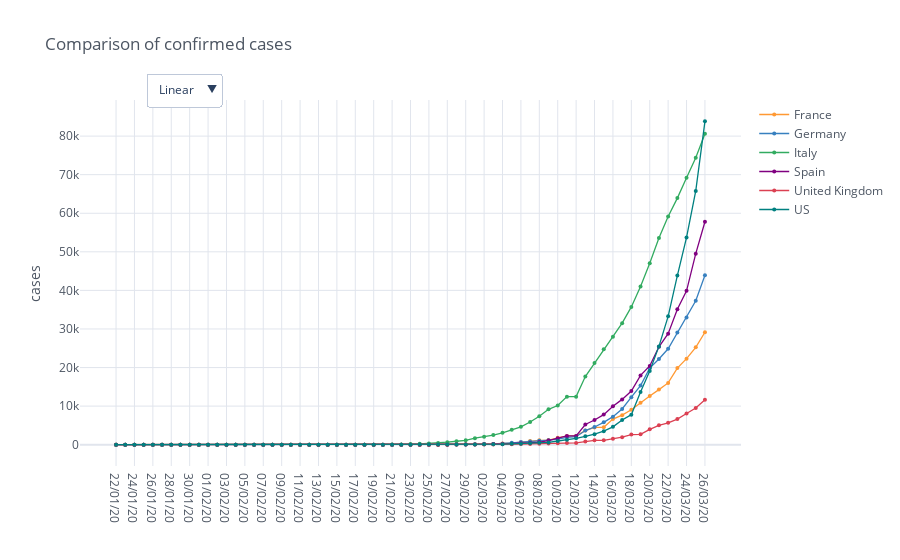

Notebook source saved alongside this figure:
### Code cell
countries = ['Germany', 'France', 'Italy', 'Spain', 'US', 'United Kingdom']

confirmed_cases_countries = io.world_load_cases(io.get_filename_confirmed_cases(), countries)

fig = mp.iplot_comparative_plot(confirmed_cases_countries, title='Comparison of confirmed cases', size=4, yTitle='cases', mode='lines+markers', asFigure=True)
fig.show()

### Figure 1 — Plotly figure (JSON) as saved in the notebook; plotly's stock layout.template omitted (floating-point values rounded to 4 significant figures)
{"data": [{"line": {"color": "rgba(255, 153, 51, 1.0)", "dash": "solid", "shape": "linear", "width": 1.3}, "marker": {"size": 4, "symbol": "circle"}, "mode": "lines+markers", "name": "France", "text": "", "type": "scatter", "x": ["22/01/20", "23/01/20", "24/01/20", "25/01/20", "26/01/20", "27/01/20", "28/01/20", "29/01/20", "30/01/20", "31/01/20", "01/02/20", "02/02/20", "03/02/20", "04/02/20", "05/02/20", "06/02/20", "07/02/20", "08/02/20", "09/02/20", "10/02/20", "11/02/20", "12/02/20", "13/02/20", "14/02/20", "15/02/20", "16/02/20", "17/02/20", "18/02/20", "19/02/20", "20/02/20", "21/02/20", "22/02/20", "23/02/20", "24/02/20", "25/02/20", "26/02/20", "27/02/20", "28/02/20", "29/02/20", "01/03/20", "02/03/20", "03/03/20", "04/03/20", "05/03/20", "06/03/20", "07/03/20", "08/03/20", "09/03/20", "10/03/20", "11/03/20", "12/03/20", "13/03/20", "14/03/20", "15/03/20", "16/03/20", "17/03/20", "18/03/20", "19/03/20", "20/03/20", "21/03/20", "22/03/20", "23/03/20", "24/03/20", "25/03/20", "26/03/20"], "y": [0, 0, 2, 3, 3, 3, 4, 5, 5, 5, 6, 6, 6, 6, 6, 6, 6, 11, 11, 11, 11, 11, 11, 11, 12, 12, 12, 12, 12, 12, 12, 12, 12, 12, 14, 18, 38, 57, 100, 130, 191, 204, 285, 377, 653, 949, 1126, 1209, 1784, 2281, 2281, 3661, 4469, 4499, 6633, 7652, 9043, 10871, 12612, 14282, 16018, 19856, 22304, 25233, 29155]}, {"line": {"color": "rgba(55, 128, 191, 1.0)", "dash": "solid", "shape": "linear", "width": 1.3}, "marker": {"size": 4, "symbol": "circle"}, "mode": "lines+markers", "name": "Germany", "text": "", "type": "scatter", "x": ["22/01/20", "23/01/20", "24/01/20", "25/01/20", "26/01/20", "27/01/20", "28/01/20", "29/01/20", "30/01/20", "31/01/20", "01/02/20", "02/02/20", "03/02/20", "04/02/20", "05/02/20", "06/02/20", "07/02/20", "08/02/20", "09/02/20", "10/02/20", "11/02/20", "12/02/20", "13/02/20", "14/02/20", "15/02/20", "16/02/20", "17/02/20", "18/02/20", "19/02/20", "20/02/20", "21/02/20", "22/02/20", "23/02/20", "24/02/20", "25/02/20", "26/02/20", "27/02/20", "28/02/20", "29/02/20", "01/03/20", "02/03/20", "03/03/20", "04/03/20", "05/03/20", "06/03/20", "07/03/20", "08/03/20", "09/03/20", "10/03/20", "11/03/20", "12/03/20", "13/03/20", "14/03/20", "15/03/20", "16/03/20", "17/03/20", "18/03/20", "19/03/20", "20/03/20", "21/03/20", "22/03/20", "23/03/20", "24/03/20", "25/03/20", "26/03/20"], "y": [0, 0, 0, 0, 0, 1, 4, 4, 4, 5, 8, 10, 12, 12, 12, 12, 13, 13, 14, 14, 16, 16, 16, 16, 16, 16, 16, 16, 16, 16, 16, 16, 16, 16, 17, 27, 46, 48, 79, 130, 159, 196, 262, 482, 670, 799, 1040, 1176, 1457, 1908, 2078, 3675, 4585, 5795, 7272, 9257, 12327, 15320, 19848, 22213, 24873, 29056, 32986, 37323, 43938]}, {"line": {"color": "rgba(50, 171, 96, 1.0)", "dash": "solid", "shape": "linear", "width": 1.3}, "marker": {"size": 4, "symbol": "circle"}, "mode": "lines+markers", "name": "Italy", "text": "", "type": "scatter", "x": ["22/01/20", "23/01/20", "24/01/20", "25/01/20", "26/01/20", "27/01/20", "28/01/20", "29/01/20", "30/01/20", "31/01/20", "01/02/20", "02/02/20", "03/02/20", "04/02/20", "05/02/20", "06/02/20", "07/02/20", "08/02/20", "09/02/20", "10/02/20", "11/02/20", "12/02/20", "13/02/20", "14/02/20", "15/02/20", "16/02/20", "17/02/20", "18/02/20", "19/02/20", "20/02/20", "21/02/20", "22/02/20", "23/02/20", "24/02/20", "25/02/20", "26/02/20", "27/02/20", "28/02/20", "29/02/20", "01/03/20", "02/03/20", "03/03/20", "04/03/20", "05/03/20", "06/03/20", "07/03/20", "08/03/20", "09/03/20", "10/03/20", "11/03/20", "12/03/20", "13/03/20", "14/03/20", "15/03/20", "16/03/20", "17/03/20", "18/03/20", "19/03/20", "20/03/20", "21/03/20", "22/03/20", "23/03/20", "24/03/20", "25/03/20", "26/03/20"], "y": [0, 0, 0, 0, 0, 0, 0, 0, 0, 2, 2, 2, 2, 2, 2, 2, 3, 3, 3, 3, 3, 3, 3, 3, 3, 3, 3, 3, 3, 3, 20, 62, 155, 229, 322, 453, 655, 888, 1128, 1694, 2036, 2502, 3089, 3858, 4636, 5883, 7375, 9172, 10149, 12462, 12462, 17660, 21157, 24747, 27980, 31506, 35713, 41035, 47021, 53578, 59138, 63927, 69176, 74386, 80589]}, {"line": {"color": "rgba(128, 0, 128, 1.0)", "dash": "solid", "shape": "linear", "width": 1.3}, "marker": {"size": 4, "symbol": "circle"}, "mode": "lines+markers", "name": "Spain", "text": "", "type": "scatter", "x": ["22/01/20", "23/01/20", "24/01/20", "25/01/20", "26/01/20", "27/01/20", "28/01/20", "29/01/20", "30/01/20", "31/01/20", "01/02/20", "02/02/20", "03/02/20", "04/02/20", "05/02/20", "06/02/20", "07/02/20", "08/02/20", "09/02/20", "10/02/20", "11/02/20", "12/02/20", "13/02/20", "14/02/20", "15/02/20", "16/02/20", "17/02/20", "18/02/20", "19/02/20", "20/02/20", "21/02/20", "22/02/20", "23/02/20", "24/02/20", "25/02/20", "26/02/20", "27/02/20", "28/02/20", "29/02/20", "01/03/20", "02/03/20", "03/03/20", "04/03/20", "05/03/20", "06/03/20", "07/03/20", "08/03/20", "09/03/20", "10/03/20", "11/03/20", "12/03/20", "13/03/20", "14/03/20", "15/03/20", "16/03/20", "17/03/20", "18/03/20", "19/03/20", "20/03/20", "21/03/20", "22/03/20", "23/03/20", "24/03/20", "25/03/20", "26/03/20"], "y": [0, 0, 0, 0, 0, 0, 0, 0, 0, 0, 1, 1, 1, 1, 1, 1, 1, 1, 2, 2, 2, 2, 2, 2, 2, 2, 2, 2, 2, 2, 2, 2, 2, 2, 6, 13, 15, 32, 45, 84, 120, 165, 222, 259, 400, 500, 673, 1073, 1695, 2277, 2277, 5232, 6391, 7798, 9942, 11748, 13910, 17963, 20410, 25374, 28768, 35136, 39885, 49515, 57786]}, {"line": {"color": "rgba(219, 64, 82, 1.0)", "dash": "solid", "shape": "linear", "width": 1.3}, "marker": {"size": 4, "symbol": "circle"}, "mode": "lines+markers", "name": "United Kingdom", "text": "", "type": "scatter", "x": ["22/01/20", "23/01/20", "24/01/20", "25/01/20", "26/01/20", "27/01/20", "28/01/20", "29/01/20", "30/01/20", "31/01/20", "01/02/20", "02/02/20", "03/02/20", "04/02/20", "05/02/20", "06/02/20", "07/02/20", "08/02/20", "09/02/20", "10/02/20", "11/02/20", "12/02/20", "13/02/20", "14/02/20", "15/02/20", "16/02/20", "17/02/20", "18/02/20", "19/02/20", "20/02/20", "21/02/20", "22/02/20", "23/02/20", "24/02/20", "25/02/20", "26/02/20", "27/02/20", "28/02/20", "29/02/20", "01/03/20", "02/03/20", "03/03/20", "04/03/20", "05/03/20", "06/03/20", "07/03/20", "08/03/20", "09/03/20", "10/03/20", "11/03/20", "12/03/20", "13/03/20", "14/03/20", "15/03/20", "16/03/20", "17/03/20", "18/03/20", "19/03/20", "20/03/20", "21/03/20", "22/03/20", "23/03/20", "24/03/20", "25/03/20", "26/03/20"], "y": [0, 0, 0, 0, 0, 0, 0, 0, 0, 2, 2, 2, 2, 2, 2, 2, 3, 3, 3, 8, 8, 9, 9, 9, 9, 9, 9, 9, 9, 9, 9, 9, 9, 13, 13, 13, 15, 20, 23, 36, 40, 51, 85, 115, 163, 206, 273, 321, 382, 456, 456, 798, 1140, 1140, 1543, 1950, 2626, 2689, 3983, 5018, 5683, 6650, 8077, 9529, 11658]}, {"line": {"color": "rgba(0, 128, 128, 1.0)", "dash": "solid", "shape": "linear", "width": 1.3}, "marker": {"size": 4, "symbol": "circle"}, "mode": "lines+markers", "name": "US", "text": "", "type": "scatter", "x": ["22/01/20", "23/01/20", "24/01/20", "25/01/20", "26/01/20", "27/01/20", "28/01/20", "29/01/20", "30/01/20", "31/01/20", "01/02/20", "02/02/20", "03/02/20", "04/02/20", "05/02/20", "06/02/20", "07/02/20", "08/02/20", "09/02/20", "10/02/20", "11/02/20", "12/02/20", "13/02/20", "14/02/20", "15/02/20", "16/02/20", "17/02/20", "18/02/20", "19/02/20", "20/02/20", "21/02/20", "22/02/20", "23/02/20", "24/02/20", "25/02/20", "26/02/20", "27/02/20", "28/02/20", "29/02/20", "01/03/20", "02/03/20", "03/03/20", "04/03/20", "05/03/20", "06/03/20", "07/03/20", "08/03/20", "09/03/20", "10/03/20", "11/03/20", "12/03/20", "13/03/20", "14/03/20", "15/03/20", "16/03/20", "17/03/20", "18/03/20", "19/03/20", "20/03/20", "21/03/20", "22/03/20", "23/03/20", "24/03/20", "25/03/20", "26/03/20"], "y": [1, 1, 2, 2, 5, 5, 5, 5, 5, 7, 8, 8, 11, 11, 11, 11, 11, 11, 11, 11, 12, 12, 13, 13, 13, 13, 13, 13, 13, 13, 15, 15, 15, 51, 51, 57, 58, 60, 68, 74, 98, 118, 149, 217, 262, 402, 518, 583, 959, 1281, 1663, 2179, 2727, 3499, 4632, 6421, 7783, 13677, 19100, 25489, 33276, 43847, 53740, 65778, 83836]}], "layout": {"legend": {"bgcolor": "#FFFFFF", "font": {"color": "#4D5663"}}, "paper_bgcolor": "#FFFFFF", "plot_bgcolor": "#FFFFFF", "title": {"font": {"color": "#4D5663"}, "text": "Comparison of confirmed cases"}, "updatemenus": [{"buttons": [{"args": [{"yaxis.type": "linear"}], "label": "Linear", "method": "relayout"}, {"args": [{"yaxis.type": "log"}], "label": "Log", "method": "relayout"}], "direction": "down", "pad": {"r": 10, "t": 10}, "showactive": true, "x": 0.1, "xanchor": "left", "y": 1.1, "yanchor": "top"}], "xaxis": {"gridcolor": "#E1E5ED", "showgrid": true, "tickfont": {"color": "#4D5663"}, "title": {"font": {"color": "#4D5663"}, "text": ""}, "zerolinecolor": "#E1E5ED"}, "yaxis": {"gridcolor": "#E1E5ED", "showgrid": true, "tickfont": {"color": "#4D5663"}, "title": {"font": {"color": "#4D5663"}, "text": "cases"}, "zerolinecolor": "#E1E5ED"}}}
